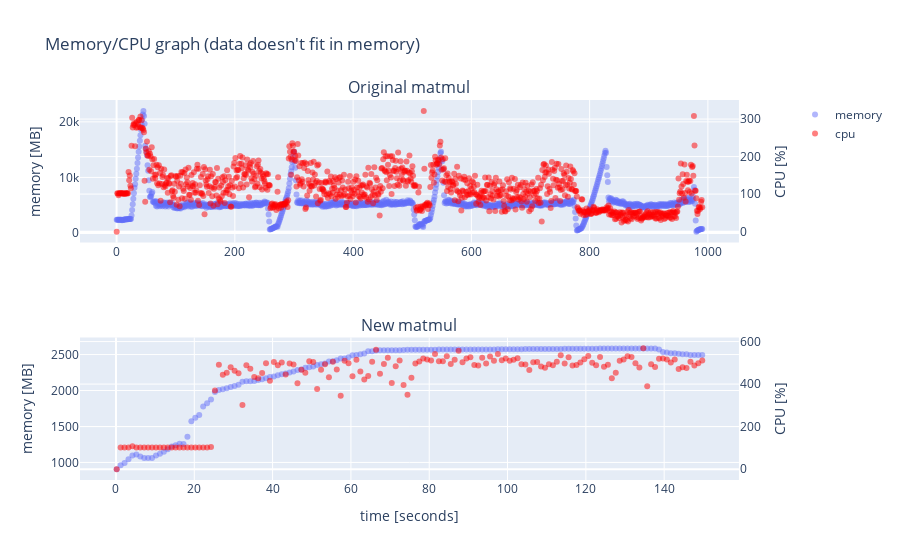

Notebook code cell kept with this figure:
### Code cell
graph_mem_and_cpu(perfl7_org, perfl7, text="data doesn't fit in memory")

### Figure 1 — Plotly figure (JSON) as saved in the notebook; plotly's stock layout.template omitted (floating-point values rounded to 4 significant figures; data arrays with more than 128 entries replaced by an {"elided": "..."} marker saying what was removed)
{"data": [{"hovertemplate": "time=%{x}<br>mem=%{y}<extra></extra>", "legendgroup": "", "marker": {"color": "#636efa", "opacity": 0.5, "symbol": "circle"}, "mode": "markers", "name": "memory", "orientation": "v", "showlegend": true, "type": "scatter", "x": {"elided": "986 float values"}, "xaxis": "x", "y": {"elided": "986 float values"}, "yaxis": "y"}, {"hovertemplate": "time=%{x}<br>cpu=%{y}<extra></extra>", "legendgroup": "", "marker": {"color": "red", "opacity": 0.5, "symbol": "circle"}, "mode": "markers", "name": "cpu", "orientation": "v", "showlegend": true, "type": "scatter", "x": {"elided": "986 float values"}, "xaxis": "x", "y": {"elided": "986 float values"}, "yaxis": "y2"}, {"hovertemplate": "time=%{x}<br>mem=%{y}<extra></extra>", "legendgroup": "", "marker": {"color": "#636efa", "opacity": 0.5, "symbol": "circle"}, "mode": "markers", "name": "", "orientation": "v", "showlegend": false, "type": "scatter", "x": {"elided": "150 float values"}, "xaxis": "x2", "y": {"elided": "150 float values"}, "yaxis": "y3"}, {"hovertemplate": "time=%{x}<br>cpu=%{y}<extra></extra>", "legendgroup": "", "marker": {"color": "red", "opacity": 0.5, "symbol": "circle"}, "mode": "markers", "name": "", "orientation": "v", "showlegend": false, "type": "scatter", "x": {"elided": "150 float values"}, "xaxis": "x2", "y": {"elided": "150 float values"}, "yaxis": "y4"}], "layout": {"annotations": [{"font": {"size": 16}, "showarrow": false, "text": "Original matmul", "x": 0.47, "xanchor": "center", "xref": "paper", "y": 1, "yanchor": "bottom", "yref": "paper"}, {"font": {"size": 16}, "showarrow": false, "text": "New matmul", "x": 0.47, "xanchor": "center", "xref": "paper", "y": 0.375, "yanchor": "bottom", "yref": "paper"}], "autosize": true, "title": {"text": "Memory/CPU graph (data doesn't fit in memory)"}, "xaxis": {"anchor": "y", "autorange": true, "domain": [0, 0.94], "range": [-59.14, 1050.0], "type": "linear"}, "xaxis2": {"anchor": "y3", "autorange": true, "domain": [0, 0.94], "range": [-8.772, 158.7], "title": {"text": "time [seconds]"}, "type": "linear"}, "yaxis": {"anchor": "x", "autorange": true, "domain": [0.625, 1], "range": [-1447.0, 23660.0], "title": {"text": "memory [MB]"}, "type": "linear"}, "yaxis2": {"anchor": "x", "autorange": true, "overlaying": "y", "range": [-24.9, 346.7], "side": "right", "title": {"text": "CPU [%]"}, "type": "linear"}, "yaxis3": {"anchor": "x2", "autorange": true, "domain": [0, 0.375], "range": [777.3, 2716.0], "title": {"text": "memory [MB]"}, "type": "linear"}, "yaxis4": {"anchor": "x2", "autorange": true, "overlaying": "y3", "range": [-43.96, 612.1], "side": "right", "title": {"text": "CPU [%]"}, "type": "linear"}}}
